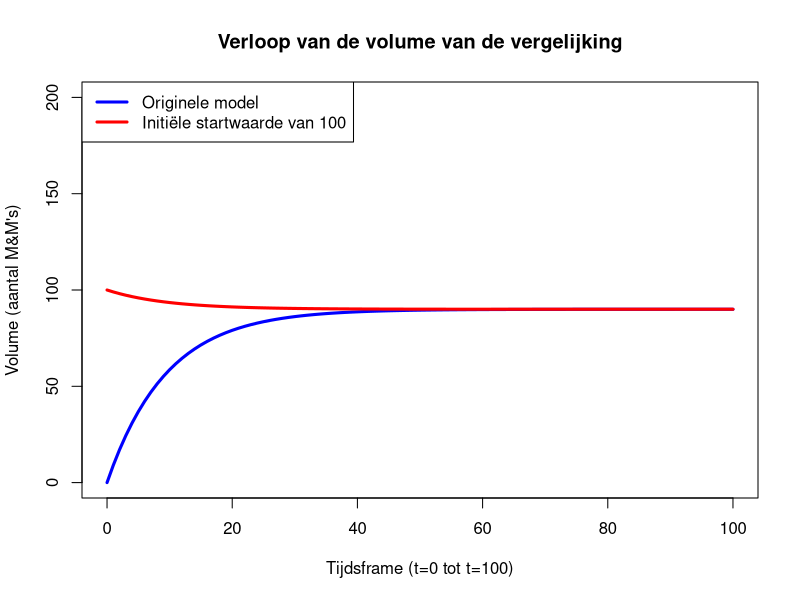
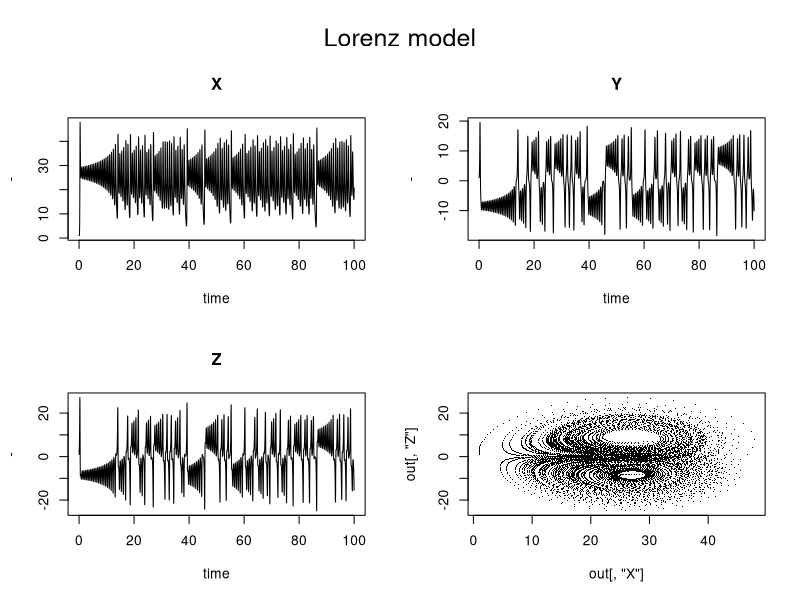
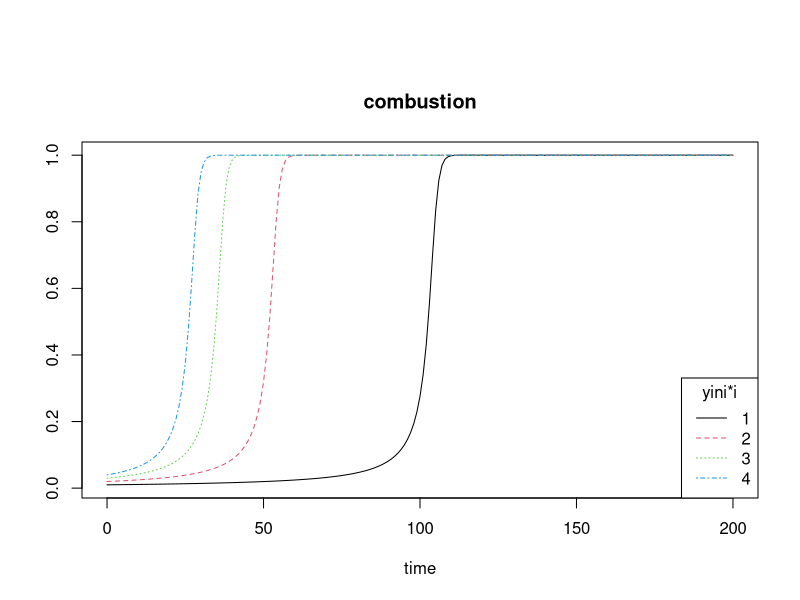
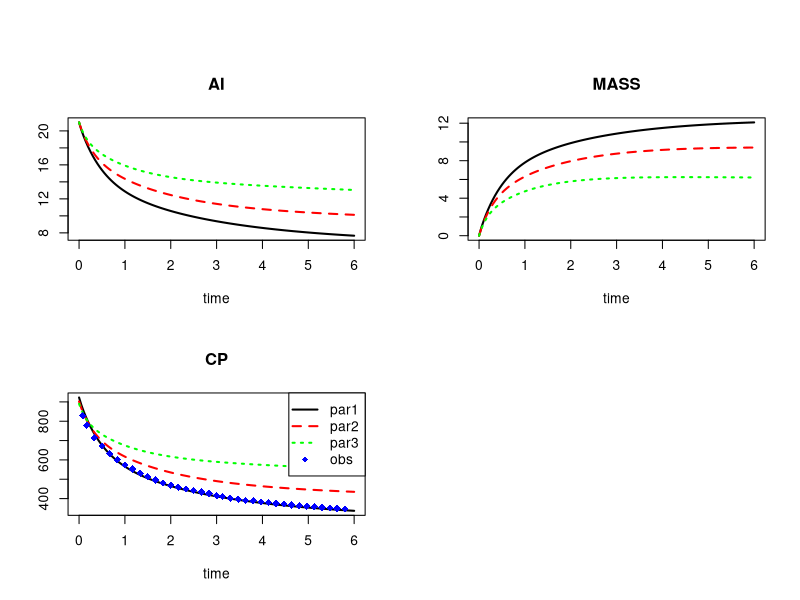
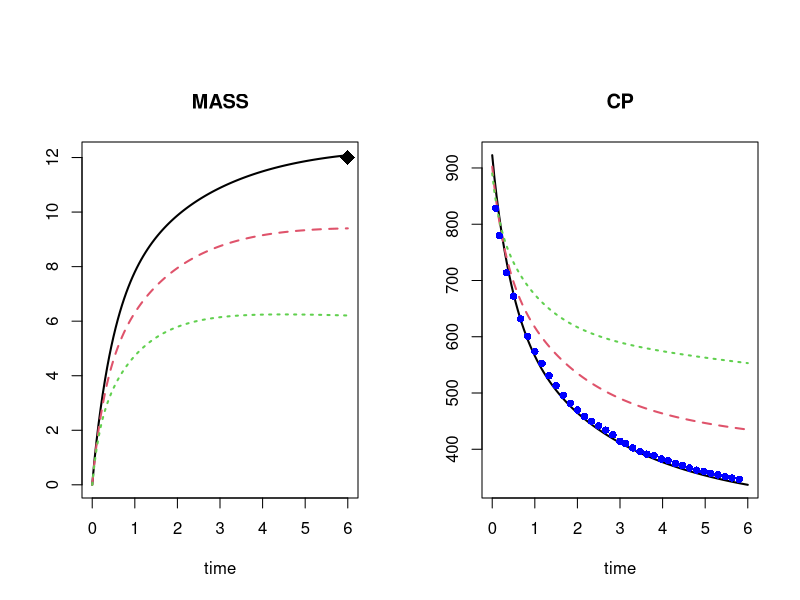
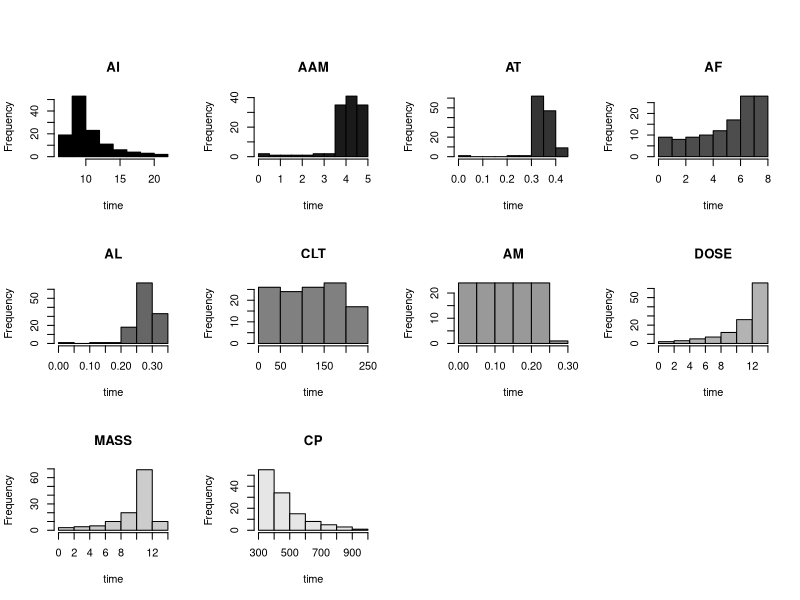

The R source for these figures, in order:
## ---- chunk 1
knitr::opts_chunk$set(echo = TRUE)
## ---- chunk 2
library(deSolve)
## ---- chunk 3
params <- c(add.volume = 10, decrease.perc = 0.1)
## ---- chunk 4
volume <- function(t, y, params) {
  with(as.list(c(params)),{
  dY <- add.volume - decrease.perc * (y + add.volume)
  return(list(c(dY)))
  }
  )
}
## ---- chunk 5
state <- c(state = 0)
timeframe <- seq(0, 100, by = 1)
## ---- chunk 6
out <- ode(times = timeframe, y = state, parms = params, 
           func = volume, method = "euler")
head(out)
## ---- chunk 7
plot(
  out,
  main = "Verloop van de volume van de vergelijking",
  xlab = "Tijdsframe (t=0 tot t=100)",
  ylab = "Volume (aantal M&M's)",
  col = "blue",
  lwd = 3,
  ylim = c(0, 200))

lines(ode(times = timeframe, y = c(state=100), parms = params, 
          func = volume, method = "euler"), col = "red", lwd = 3)

legend("topleft", 
       legend = c("Originele model", "Initiële startwaarde van 100"),
       col = c("blue", "red"),
       lwd = 3)
## ---- chunk 8
parameters <- c(a = -8/3, b = -10, c = 28)
state <- c(X = 1, Y = 1, Z = 1)

Lorenz<-function(t, state, parameters) {
    with(as.list(c(state, parameters)),{
    dX<-a*X+Y*Z
    dY<-b*(Y-Z)
    dZ<--X*Y+c*Y-Z
    # return the rate of change
    list(c(dX, dY, dZ))
  }) # end with(as.list ... +}
}

times <- seq(0, 100, by = 0.01)

out <- ode(y = state, times = times, func = Lorenz, parms = parameters)
head(out)
par(oma = c(0, 0, 3, 0))
plot(out, xlab = "time", ylab = "-")
plot(out[, "X"], out[, "Z"], pch = ".")
mtext(outer = TRUE, side = 3, "Lorenz model", cex = 1.5)
## ---- chunk 9
combustion <- function (t, y, parms) {
   list(y^2 * (1-y) )
}

yini  <- 0.01
times <- 0 : 200
out  <- ode(times = times, y = yini, parms = 0, func = combustion)
out2 <- ode(times = times, y = yini*2, parms = 0, func = combustion)
out3 <- ode(times = times, y = yini*3, parms = 0, func = combustion)
out4 <- ode(times = times, y = yini*4, parms = 0, func = combustion)

plot(out, out2, out3, out4, main = "combustion")
legend("bottomright", lty = 1:4, col = 1:4, legend = 1:4, title = "yini*i")
## ---- chunk 10
obs <- subset (ccl4data, animal == "A", c(time, ChamberConc))
names(obs) <- c("time", "CP")

# Het defineren van de constanten
parms <- c(0.182, 4.0, 4.0, 0.08, 0.04, 0.74, 0.05, 0.15, 0.32, 16.17,
281.48, 13.3, 16.17, 5.487, 153.8, 0.04321671, 0.40272550, 951.46, 0.02, 1.0, 3.80000000)

# Het defineren van de initiële waardes
yini <- c(AI = 21, AAM = 0, AT = 0, AF = 0, AL = 0, CLT = 0, AM = 0)

out <- ccl4model(times = seq(0, 6, by = 0.05), y = yini, parms = parms)
par2 <- parms
par2[1] <- 0.1
out2 <- ccl4model(times = seq(0, 6, by = 0.05), y = yini, parms = par2)
par3 <- parms
par3[1] <- 0.05
out3 <- ccl4model(times = seq(0, 6, by = 0.05), y = yini, parms = par3)

plot(out, out2, out3, which = c("AI", "MASS", "CP"),
     col = c("black", "red", "green"), lwd = 2,
     obs = obs, obspar = list(pch = 18, col = "blue", cex = 1.2))

legend("topright", lty = c(1,2,3,NA), pch = c(NA, NA, NA, 18),
       col = c("black", "red", "green", "blue"), lwd = 2,
       legend = c("par1", "par2", "par3", "obs"))
## ---- chunk 11
obs2 <- data.frame(time = 6, MASS = 12)
## ---- chunk 12
plot(out, out2, out3, lwd = 2,
     obs = list(obs, obs2),
     obspar = list(pch = c(16, 18), col = c("blue", "black"),
                   cex = c(1,2, 2))
     )
## ---- chunk 13
hist(out, col = grey(seq(0, 1, by = 0.1)), mfrow = c(3,4))
